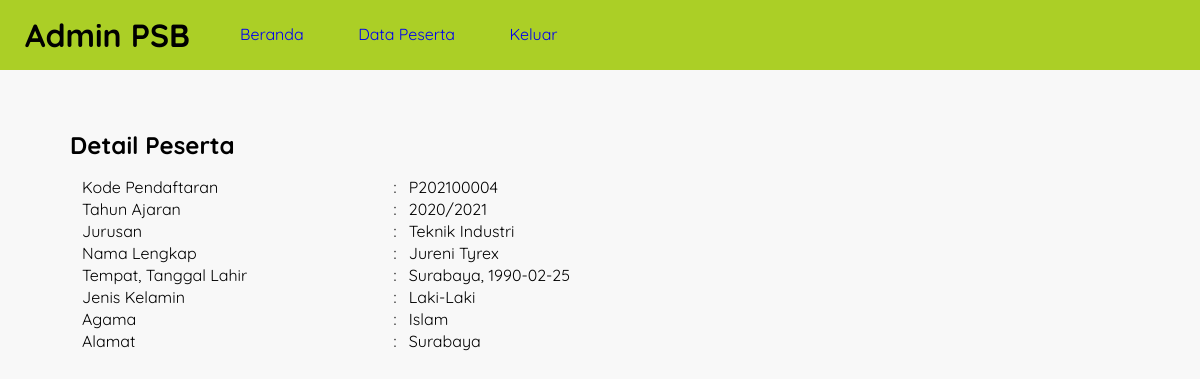
Screenshot of /detail-peserta.php?id=P202100004 (signed in) with the database file from the repository.
### tables this page shows
CREATE TABLE `tb_pendaftaran` (
  `id_pendaftaran` char(10) NOT NULL,
  `tgl_daftar` date NOT NULL,
  `th_ajaran` varchar(9) NOT NULL,
  `jurusan` varchar(50) NOT NULL,
  `nm_peserta` varchar(50) NOT NULL,
  `tmp_lahir` varchar(50) NOT NULL,
  `tgl_lahir` date NOT NULL,
  `jk` enum('Laki-Laki','Perempuan') NOT NULL,
  `agama` varchar(15) NOT NULL,
  `alamat_peserta` text NOT NULL
);

### detail-peserta.php (the view, shortened to what this page needs)
<?php
    include 'koneksi.php';
    $peserta = mysqli_query($conn, "SELECT * FROM tb_pendaftaran WHERE id_pendaftaran = '".$_GET['id']."' ");
    $p = mysqli_fetch_object($peserta);
?>
<!DOCTYPE html>
<html lang="en">
<head>
    <link rel="stylesheet" href="css/style.css">
</head>
<body>
    <header>
        <h1>Admin PSB</h1>
        <ul>
            <li><a href="beranda.php">Beranda</a></li>
            <li><a href="data-peserta.php">Data Peserta</a></li>
            <li><a href="keluar.php">Keluar</a></li>
        </ul>
    </header>
    <section class="content">
        <h2>Detail Peserta</h2>
        <div class="box">
        <table class="table-form" border="0">
            <tr>
                <td>Kode Pendaftaran</td>
                <td>:</td>
                <td><?php echo $p->id_pendaftaran ?></td>
            </tr>
            <tr>
                <td>Tahun Ajaran</td>
                <td>:</td>
                <td><?php echo $p->th_ajaran ?></td>
            </tr>
            <tr>
                <td>Jurusan</td>
                <td>:</td>
                <td><?php echo $p->jurusan ?></td>
            </tr>
            <tr>
                <td>Nama Lengkap</td>
                <td>:</td>
                <td><?php echo $p->nm_peserta ?></td>
            </tr>
            <tr>
                <td>Tempat, Tanggal Lahir</td>
                <td>:</td>
                <td><?php echo $p->tmp_lahir.', '.$p->tgl_lahir ?></td>
            </tr>
            <tr>
                <td>Jenis Kelamin</td>
                <td>:</td>
                <td><?php echo $p->jk ?></td>
            </tr>
            <tr>
                <td>Agama</td>
                <td>:</td>
                <td><?php echo $p->agama ?></td>
            </tr>
            <tr>
                <td>Alamat</td>
                <td>:</td>
                <td><?php echo $p->alamat_peserta ?></td>
            </tr>
        </table>
        </div>
    </section>
</body>
</html>

### css/style.css (style rules this page uses)
* { margin: 0; padding: 0; font-family: 'Quicksand', sans-serif; }
body { background-color: #f8f8f8; }
.box { background-color: transparent; padding: 10px; box-sizing: border-box; margin: 5px 0 25px; }
.table-form { width: 100%; }
.table-form tr td:nth-child(1) { width: 30%; }
header { background-color: rgb(171, 207, 38); }
header::after { content: ''; display: block; clear: both; }
header h1 { cursor: pointer; padding: 15px 25px; display: inline-block; float: left; }
header ul { float: left; }
header ul li { padding: 24px 25px; display: inline-block; }
a { text-decoration: none; }
.content { width: 90%; padding: 10px; box-sizing: border-box; margin: 50px auto; }

### rows the page displays
tb_pendaftaran: id_pendaftaran "P202100004", th_ajaran "2020/2021", jurusan "Teknik Industri", nm_peserta "Jureni Tyrex", tmp_lahir "Surabaya", tgl_lahir "1990-02-25", jk "Laki-Laki", agama "Islam", alamat_peserta "Surabaya"
